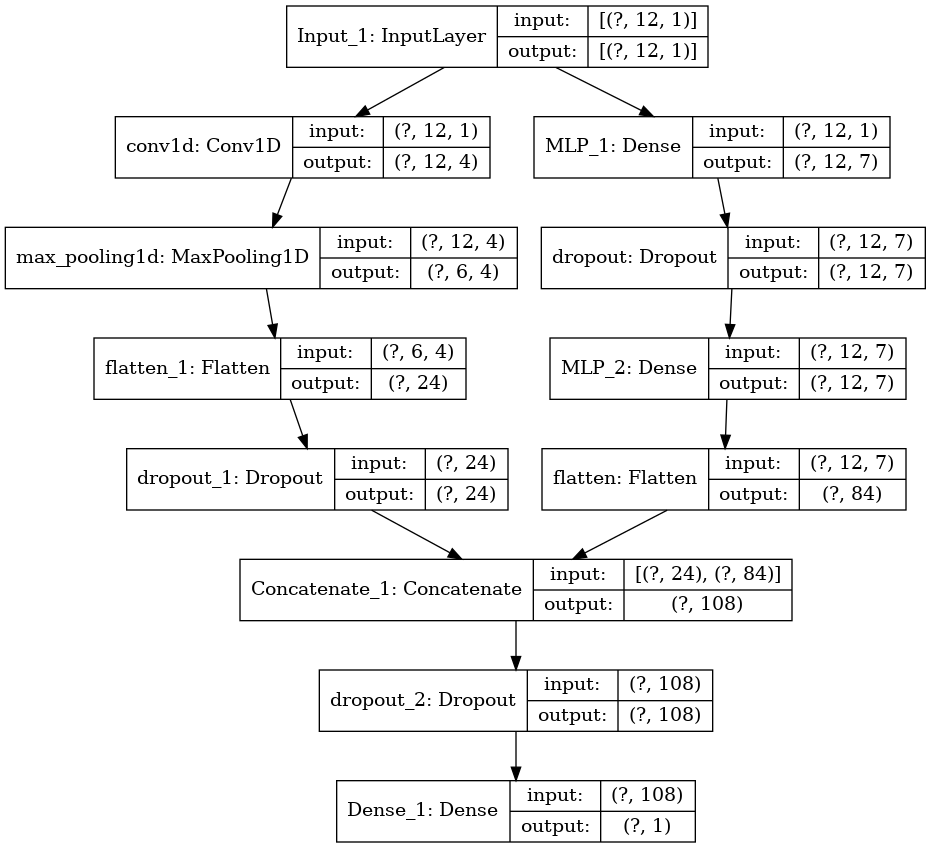

This chart was generated by the following Python code:
#|-- Load and plot dataset
import time
from datetime import datetime
import math
import pandas as pd
import numpy as np
import simplejson as json
import os
import matplotlib
import matplotlib.pyplot as plt
import matplotlib.dates as mdates
import tensorflow as tf
import keras
import tensorflow.python.keras.backend as K
from keras import backend
from keras.models import Sequential
from keras.layers import Dense,Activation,Flatten, LSTM, Input, Concatenate, Dropout, Flatten, Conv1D, MaxPooling1D
from tensorflow.keras.models import Model
from sklearn.preprocessing import MinMaxScaler
from tensorflow.keras.utils import plot_model
from sklearn.metrics import mean_squared_error, mean_absolute_error
	
# fix random seed for reproducibility
np.random.seed(7)

PASOS=12
#| --convert series to supervised learning
def series_to_supervised(data, n_in=1, n_out=1, dropnan=True): 
    n_vars = 1 if type(data) is list else data.shape[1]   
    df = pd.DataFrame(data)      
    cols, names = list(), list()  
    # input sequence (t-n, ... t-1)
    for i in range(n_in, 0, -1):  
        cols.append(df.shift(i))
        names += [('var%d(t-%d)' % (j+1, i)) for j in range(n_vars)]
    # forecast sequence (t, t+1, ... t+n)
    for i in range(0, n_out):
        cols.append(df.shift(-i))
        if i == 0:
            names += [('var%d(t)' % (j+1)) for j in range(n_vars)] #una sola variable 
        else:
            names += [('var%d(t+%d)' % (j+1, i)) for j in range(n_vars)] 
    # put it all together
    agg = pd.concat(cols, axis=1)
    agg.columns = names
    # drop rows with NaN values
    if dropnan:
        agg.dropna(inplace=True)
    return agg

#| -- Cargar dataset
df = pd.read_csv('datosn.csv')
# cargar datos como fechas y float
df['Meses'] = pd.to_datetime(df['Meses'])
df['Exportaciones'] = df['Exportaciones'].astype('float32')
df.set_index('Meses', inplace=True)
#print(df.head(10))

#| -- Grafico de los datos
#df.plot(grid=True, figsize=(15,5))
#plt.show()

# | -- Cargar dataset
values = df.values
#print(values.shape)

# |-- Normalizar features
scaler = MinMaxScaler(feature_range=(0, 1))
values = values.reshape(-1, 1) 
scaled = scaler.fit_transform(values)
# |-- frame as supervised learning
reframed = series_to_supervised(scaled, PASOS, 1)
print(reframed.shape)

# split into train and test sets
values = reframed.values
n_train_month = reframed.shape[0] - (12*4) 
train = values[:n_train_month-12, :] # [inidice fila: indice fila , indice col: indice col
valid = values[n_train_month-12:n_train_month, :] 
test = values[n_train_month:, :]

# split into input and outputs
x_train, y_train = train[:, :-1], train[:, -1]
x_val, y_val = valid[:, :-1], valid[:, -1]
x_test, y_test = test[:, :-1], test[:, -1]
#print(x_train)

# reshape input to be 3D [samples, timesteps, features]
x_train = x_train.reshape((x_train.shape[0], x_train.shape[1],1))
x_val = x_val.reshape((x_val.shape[0], x_val.shape[1],1))
x_test = x_test.reshape((x_test.shape[0], x_test.shape[1],1))
print(x_train.shape, y_train.shape, x_val.shape, y_val.shape, x_test.shape, y_test.shape)

# RMSE metric 

def rmse(y_true, y_pred):
	return backend.sqrt(backend.mean(backend.square(y_pred - y_true), axis=-1))
 
# Hidden and output nuerons for MLP network
HIDDEN_NEURONS = 7
OUT_NEURONS = 1

def crear_modeloFF():
    inputs1 = Input(shape=(PASOS, 1), name='Input_1')
    dense1 = Dense(HIDDEN_NEURONS , name='MLP_1', activation = 'relu')(inputs1)
    drop1 = Dropout(0.1)(dense1)
    dense2 = Dense(HIDDEN_NEURONS , name='MLP_2', activation = 'relu')(drop1)
    flatten_1 = Flatten()(dense2)
    cnn1D = Conv1D(filters=4, kernel_size=7, strides=1, activation='relu', padding="same")(inputs1) #6,7
    mxPl1D = MaxPooling1D(pool_size=2)(cnn1D)
    flatten_2 = Flatten()(mxPl1D)
    drop3 = Dropout(0.1)(flatten_2)
    concatenated_1 = Concatenate( name='Concatenate_1')([drop3,flatten_1])
    drop2 = Dropout(0.1)(concatenated_1)
    output1 = Dense(OUT_NEURONS, name='Dense_1')(drop2)    
    model = Model(inputs=inputs1, outputs=output1)
    optimizer = tf.keras.optimizers.Adam(learning_rate=0.001, beta_1=0.9, beta_2=0.999, epsilon=1e-07,amsgrad=False, name="Adam")
    model.compile(loss='mean_squared_error', optimizer=optimizer, metrics = [rmse, 'mae'])
    plot_model(model, to_file='CNN_MLP', show_shapes=True)
    model.summary()
    return model

#----------------------------------------
EPOCHS = 800
strategy = tf.distribute.MirroredStrategy()
with strategy.scope():
  model = crear_modeloFF()
history = model.fit(x_train, y_train,validation_data=(x_val,y_val), epochs=EPOCHS, steps_per_epoch=5, batch_size=32, verbose=1)

scoretrain = model.evaluate(x_train, y_train, verbose = 0) 
scoretest = model.evaluate(x_test, y_test, verbose = 0) 

print('Train loss:', scoretrain[0]) 
print('Train rmse', scoretrain[1])
print('Test loss:', scoretest[0]) 
print('Test rmse:', scoretest[1])


# Predict and plot validation data
results=model.predict(x_test)
#plt.scatter(range(len(y_val)),y_val)
#plt.scatter(range(len(results)),results)
#plt.title('Validate')
#plt.show()

# Predict and plot validation train
results1=model.predict(x_train)
#plt.plot(range(len(y_train)),y_train)
#plt.plot(range(len(results1)),results1)
#plt.title('Train')
#plt.show()

# Plot loss and validation loss
plt.plot(history.history['loss'])
plt.plot(history.history['val_loss'])
plt.title('Loss Vs Validate Loss')
plt.show()

#Save and export
hist_df = pd.DataFrame(history.history) 
hist_df.to_csv('historyCNNMLP.csv')
#----------------------------------------
#plt.title('Accuracy')
#plt.plot(history.history['mse'])
#plt.show()

#Invert and compare values
compara = pd.DataFrame(np.array([y_train, [x[0] for x in results1]])).transpose()
compara.columns = ['Real', 'Prediccion']
inverted = scaler.inverse_transform(compara.values)
realValues = pd.DataFrame(inverted)
realValues.columns = ['Real', 'Prediccion']
realValues.to_csv('entrenamientoCNNMLP.csv')
realValues['Real'].plot(label = 'Real')
realValues['Prediccion'].plot(label = 'Predicted')
plt.legend()
plt.title('Train')
plt.show()

rmsetrain = math.sqrt(mean_squared_error(realValues['Real'], realValues['Prediccion']))
maetrain = mean_absolute_error(realValues['Real'],realValues['Prediccion'])
print('Train Score: %.2f RMSE' % (rmsetrain))
print('Train Score: %.2f MAE' % (maetrain))

compara = pd.DataFrame(np.array([y_test, [x[0] for x in results]])).transpose()
compara.columns = ['Real', 'Prediccion']
inverted = scaler.inverse_transform(compara.values)
realValues = pd.DataFrame(inverted)
realValues.columns = ['Real', 'Prediccion']
realValues.to_csv('testCNNMLP.csv')
realValues['Real'].plot(label = 'Real')
realValues['Prediccion'].plot(label = 'Predicted')
plt.legend()
plt.title('Test')
plt.show()

rmsetest = math.sqrt(mean_squared_error(realValues['Real'], realValues['Prediccion']))
maetest = mean_absolute_error(realValues['Real'],realValues['Prediccion'])
print('Test Score: %.2f RMSE' % (rmsetest))
print('Test Score: %.2f MAE' % (maetest))

# |----------------------------------
ultimosMeses = df['01/08/2018':'01/08/2020']
# |----------------------------------
monthP = 12
values = ultimosMeses.values
values = values.astype(float)
# normalize features
values=values.reshape(-1, 1) 
scaled = scaler.fit_transform(values)
reframed = series_to_supervised(scaled, PASOS, 1)
reframed.drop(reframed.columns[[monthP]], axis=1, inplace=True)
#print(reframed)

# |-------------------------------------------
values = reframed.values
#x_test = values[:, PASOS - 1:]
x_test = values[PASOS -1:, :] # agarramos la ultima fila perteneciente a los 12 ultimos meses 
x_test = x_test.reshape((x_test.shape[0], x_test.shape[1],1)) # para el vector 1 x 12 x 12 [[[]]]
#print(x_test)

#-----------------------------------------
def addNewValue(x_test,nuevoValor):
    #print(x_test.shape[2] 1x12x1
    for i in range(x_test.shape[1]-1):
        x_test[0][i][0] = x_test[0][i+1][0] #DEsplaza a la izquierda los viejos valores
    x_test[0][x_test.shape[1]-1][0]=nuevoValor # coloca el nuevo valor predicho al final, para luego desplazarlo a la izquierda a medida que se colocan los nuevos valores predichos
    return x_test
 
results=[]
for i in range(12): # 12 meses a predecir 
    parcial=model.predict(x_test)
    results.append(parcial[0]) #parcial[0] es un valor 1x1
    #print(x_test)
    x_test=addNewValue(x_test,parcial[0])

#------------------------------------------
adimen = [x for x in results]    #para recuperar los valores 
inverted = scaler.inverse_transform(adimen)
#print(inverted)

#---------------------------------------
prediccionMeses = pd.DataFrame(inverted)
prediccionMeses.columns = ['pronostico']
prediccionMeses.plot(grid=True, figsize=(15,5))
plt.show()
prediccionMeses.to_csv('pronosticoCNNMLP.csv')
	
